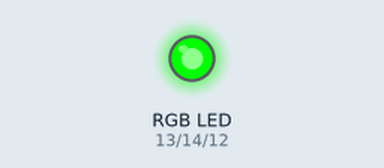
Recording of a sketch running on a simulated ESP32. Shown: an RGB LED mixed from three pins (HIGH = lit).

Above: at 0.1 s.
Timing chart, 0 to 1.6 s (numbered marks = the images above):
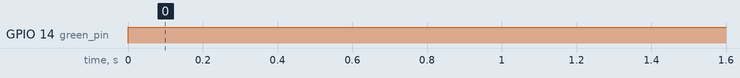

Measured:
- by itself, GPIO 14 (green_pin): LOW → HIGH at 0.00 s

The sketch:

rgb_led.ino
```cpp
// Define RGB and BUZZER pins depending on the pinout.
#define red_pin 13
#define green_pin 14
#define blue_pin 12


void setup(){

  // Configure LED PWM functionalities.
  ledcSetup(0, 5000, 8);
  ledcSetup(1, 5000, 8);
  ledcSetup(2, 5000, 8);
  // Attach RGB pins.
  ledcAttachPin(red_pin, 0);
  ledcAttachPin(green_pin, 1);
  ledcAttachPin(blue_pin, 2);

  Serial.begin(115200);

}

void loop(){

  changeColor(255, 0, 255);

}

void changeColor(int R, int G, int B){
  // Display color pattern on the module.
  ledcWrite(0, 255 - R);
  ledcWrite(1, 255 - G);
  ledcWrite(2, 255 - B);

  // Define the rgb color variable and print it on the serial monitor.
  //String color = "rgb(" + String(R) + "," + String(G) + "," + String(B) + ")";
  //Serial.print("Color: " + color);

}
```
